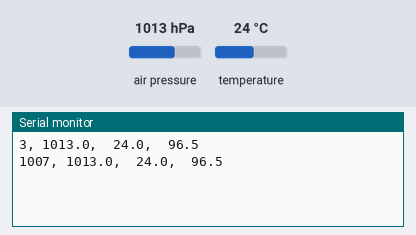
Bench run of a sketch on a simulated Arduino Uno, built with avr-gcc and run on an emulated ATmega328P. Parts: the last lines printed to the serial monitor. The inputs (shaded band) are chosen by the test bench; at power-on: air pressure 1013 hPa, temperature 24 °C.

Above: at 1.2 s.
1.3 s: air pressure set to 952 hPa
At 2.4 s:
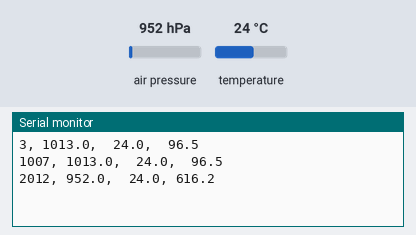
4.5 s: temperature set to 12 °C
At 5.8 s:
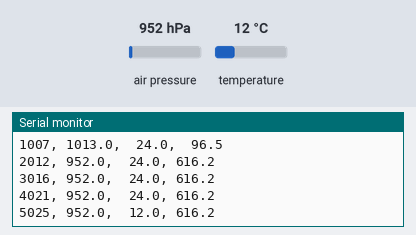
6.0 s: air pressure set to 975 hPa
At 6.8 s:
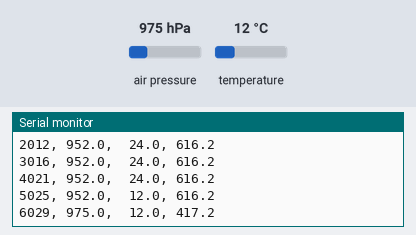
Timing chart, 0 to 9.0 s (numbered marks = the images above; inputs shaded):
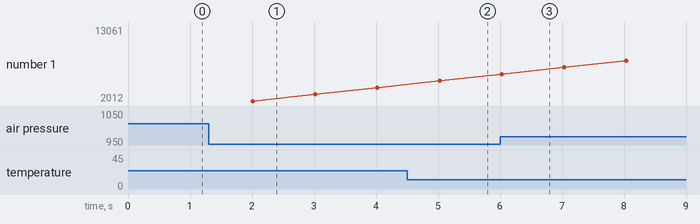

The sketch:

data_csv.ino
```cpp
// Arduino Data CSV
// https://www.circuitbasics.com/logging-arduino-data-to-files-on-a-computer/

#include <Adafruit_BMP280.h>

Adafruit_BMP280 bmp;
float QNH = 1024.67; //Change the "1022.67" to your current sea level barometric pressure (https://www.wunderground.com)
const int BMP_address = 0x76;
float pressure;
float temperature;
float altimeter;
//char charRead;
char dataStr[100] = "";
char buffer[7];

void setup(){
  Serial.begin(9600);
  bmp.begin(BMP_address);
}

void loop(void){
 dataStr[0] = 0; //clean out string
 pressure = bmp.readPressure()/100;  //and convert Pa to hPa
 temperature = bmp.readTemperature();
 altimeter = bmp.readAltitude (QNH); //QNH is local sea level pressure
 //----------------------- using c-type ---------------------------
 //convert floats to string and assemble c-type char string for writing:
 ltoa( millis(),buffer,10); //convert long to charStr
 strcat(dataStr, buffer); //add it to the end
 strcat( dataStr, ", "); //append the delimiter

 //dtostrf(floatVal, minimum width, precision, character array);
 dtostrf(pressure, 5, 1, buffer);  //5 is minimum width, 1 is precision; float value is copied onto buff
 strcat( dataStr, buffer); //append the converted float
 strcat( dataStr, ", "); //append the delimiter

 dtostrf(temperature, 5, 1, buffer);  //5 is minimum width, 1 is precision; float value is copied onto buff
 strcat( dataStr, buffer); //append the converted float
 strcat( dataStr, ", "); //append the delimiter

 dtostrf(altimeter, 5, 1, buffer);  //5 is minimum width, 1 is precision; float value is copied onto buff
 strcat( dataStr, buffer); //append the converted float
 strcat( dataStr, 0); //terminate correctly
 Serial.println(dataStr);
 delay(1000);
}
```

Measured:
- after the input at 1.3 s, the serial monitor: prints a new line after 0.71 s (image 1)
- after the input at 4.5 s, the serial monitor: prints a new line after 0.53 s (image 2)
- after the input at 6.0 s, the serial monitor: prints a new line at once (image 3)
